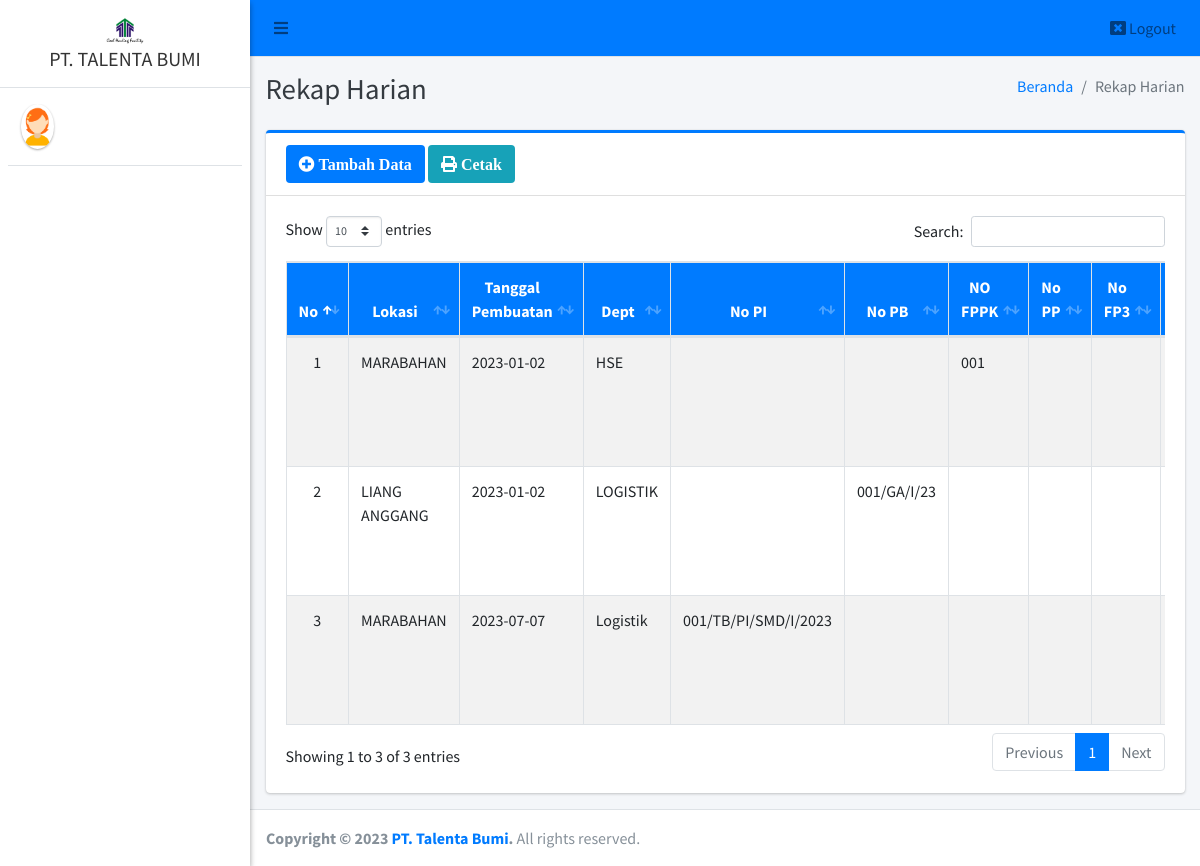
The page /pimpinan/rekap_harian/index.php on the database its author committed.
### tables this page shows
CREATE TABLE `rekap_harian` (
  `id_rh` int(11) NOT NULL,
  `lokasi_rh` varchar(50) DEFAULT NULL,
  `tanggal_pembuatan` date DEFAULT NULL,
  `departemen_rh` varchar(40) DEFAULT NULL,
  `id_pi` int(11) DEFAULT NULL,
  `id_pb` int(11) DEFAULT NULL,
  `id_fppk` int(11) DEFAULT NULL,
  `id_pp` int(11) DEFAULT NULL,
  `id_fppp` int(11) DEFAULT NULL,
  `nama_kebutuhan` varchar(40) DEFAULT NULL,
  `jumlah_rh` varchar(20) NOT NULL,
  `satuan_rh` varchar(20) NOT NULL,
  `rp` varchar(50) DEFAULT NULL,
  `keterangan_rh` text
);

CREATE TABLE `fppk` (
  `id_fppk` int(11) NOT NULL,
  `departemen` varchar(30) NOT NULL,
  `tanggal` date NOT NULL,
  `no_fppk` varchar(25) NOT NULL,
  `uraian_kebutuhan` text NOT NULL,
  `jumlah` varchar(20) DEFAULT NULL,
  `satuan` varchar(20) DEFAULT NULL
);

CREATE TABLE `pb` (
  `id_pb` int(11) NOT NULL,
  `tanggal_permintaan` date NOT NULL,
  `no_pb` varchar(40) NOT NULL,
  `keterangan` text NOT NULL,
  `jumlah` varchar(20) DEFAULT NULL,
  `satuan` varchar(20) DEFAULT NULL
);

CREATE TABLE `pi` (
  `id_pi` int(11) NOT NULL,
  `tanggal_permintaan` date NOT NULL,
  `no_pi` varchar(40) NOT NULL,
  `keterangan` text NOT NULL,
  `jumlah` varchar(20) NOT NULL,
  `satuan` varchar(20) NOT NULL
);

### pimpinan/rekap_harian/index.php (the view, shortened to what this page needs)
<?php
require '../../config/koneksi.php';
?>
<!DOCTYPE html>
<html>
<?php
include '../../templates/head.php';
?>
<body class="hold-transition sidebar-mini layout-fixed">
    <div class="wrapper">
        <?php
        include '../../templates/navbar.php';
        ?>
        <?php
        include '../../templates/sidebar.php';
        ?>
        <div class="content-wrapper">
            <div class="content-header">
                <div class="container-fluid">
                    <div class="row mb-2">
                        <div class="col-sm-6">
                            <h1 class="m-0 text-dark">Rekap Harian</h1>
                        </div>
                        <div class="col-sm-6">
                            <ol class="breadcrumb float-sm-right">
                                <li class="breadcrumb-item"><a href="#">Beranda</a></li>
                                <li class="breadcrumb-item active">Rekap Harian</li>
                            </ol>
                        </div>
                    </div>
                </div>
            </div>
            <section class="content">
                <div class="container-fluid">
                    <div class="row">
                        <div class="col-12">
                            <div class="card card-primary card-outline">
                                <div class="card-header">
                                    <a href="tambah" class="btn bg-primary"><i class="fa fa-plus-circle"> Tambah Data</i></a>
                                    <a href="#" data-toggle="modal" data-target="#rekap_harian" class="btn bg-info"><i class="fa fa-print"> Cetak</i></a>
                                </div>
                                <div class="card-body">
                                    <div class="table-responsive">
                                        <table id="example1" class="table table-bordered table-striped">
                                            <thead class="bg-primary">
                                                <tr align="center">
                                                    <th>No</th>
                                                    <th>Lokasi </th>
                                                    <th>Tanggal Pembuatan</th>
                                                    <th>Dept</th>
                                                    <th>No PI</th>
                                                    <th>No PB</th>
                                                    <th>NO FPPK</th>
                                                    <th>No PP</th>
                                                    <th>No FP3</th>
                                                    <th>Nama Kebutuhan</th>
                                                </tr>
                                            </thead>
                                            <tbody style="background-color: white">
                                                <?php
                                                $no = 1;
                                                $data = $koneksi->query("SELECT * FROM rekap_harian AS rh
                                                LEFT JOIN pi AS tpi ON rh.id_pi = tpi.id_pi
                                                LEFT JOIN pb AS tpb ON rh.id_pb = tpb.id_pb
                                                LEFT JOIN fppk AS tfppk ON rh.id_fppk = tfppk.id_fppk
                                                LEFT JOIN fppp AS tfppp ON rh.id_fppp = tfppp.id_fppp
                                                ORDER BY id_rh ASC");
                                                while ($row = $data->fetch_array()) {
                                                ?>
                                                    <tr>
                                                        <td align="center"><?= $no++ ?></td>
                                                        <td><?= $row['lokasi_rh'] ?></td>
                                                        <td><?= $row['tanggal_pembuatan'] ?></td>
                                                        <td><?= $row['departemen_rh'] ?></td>
                                                        <td><?= $row['no_pi'] ?></td>
                                                        <td><?= $row['no_pb'] ?></td>
                                                        <td><?= $row['no_fppk'] ?></td>
                                                        <td><?= $row['no_pp'] ?></td>
                                                        <td><?= $row['no_fppp'] ?></td>
                                                        <td><?= $row['nama_kebutuhan'] ?></td>
                                                    </tr>
                                                <?php } ?>
                                            </tbody>
                                        </table>
                                    </div>
                                </div>
                            </div>
                        </div>
                    </div>
                </div>
            </section>
        </div>
        <?php include_once "../../templates/footer.php"; ?>
    </div>
</body>
</html>

### rows shown on the page
rekap_harian: lokasi_rh "MARABAHAN", tanggal_pembuatan "2023-01-02", departemen_rh "HSE", id_fppk.no_fppk "001"
rekap_harian: lokasi_rh "LIANG ANGGANG", tanggal_pembuatan "2023-01-02", departemen_rh "LOGISTIK", id_pb.no_pb "001/GA/I/23"
rekap_harian: lokasi_rh "MARABAHAN", tanggal_pembuatan "2023-07-07", departemen_rh "Logistik", id_pi.no_pi "001/TB/PI/SMD/I/2023"
